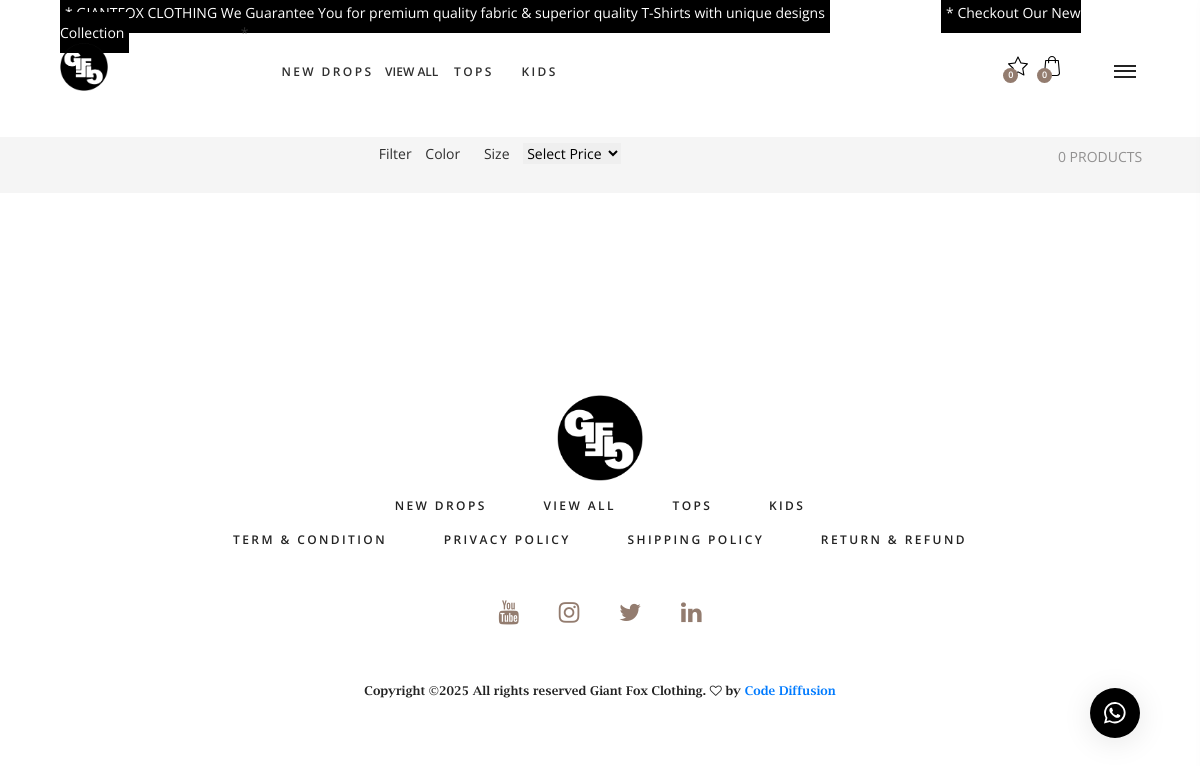
The page /application/index.php/filter/product_filter on the database its author committed.
### tables this page shows
CREATE TABLE IF NOT EXISTS `marquee` (
  `id` int(11) NOT NULL AUTO_INCREMENT,
  `name` text NOT NULL,
  `status` int(11) NOT NULL,
  `addeddate` datetime NOT NULL,
  `modifieddate` datetime NOT NULL,
  PRIMARY KEY (`id`)
);

CREATE TABLE IF NOT EXISTS `site_setting` (
  `id` int(11) NOT NULL AUTO_INCREMENT,
  `logo` text NOT NULL,
  `empty_img` text NOT NULL,
  `content` blob NOT NULL,
  `mobile` varchar(50) NOT NULL,
  `alt_mobile` varchar(50) NOT NULL,
  `email` varchar(100) NOT NULL,
  `alt_email` varchar(100) NOT NULL,
  `address` text NOT NULL,
  `facebook` text NOT NULL,
  `twitter` text NOT NULL,
  `instagram` text NOT NULL,
  `youtube` text NOT NULL,
  `linkdin` text NOT NULL,
  `map` text NOT NULL,
  `shipping` int(11) NOT NULL COMMENT '1=yes, 2=no',
  `amount` float NOT NULL,
  `other` varchar(50) NOT NULL,
  `express` varchar(50) NOT NULL,
  `cod_avali` int(11) NOT NULL COMMENT '1=yes, 2=no',
  `online_avali` int(11) NOT NULL COMMENT '1=yes, 2=no',
  `view_all` int(11) NOT NULL COMMENT '1=show,0=no',
  PRIMARY KEY (`id`)
);

CREATE TABLE IF NOT EXISTS `categories` (
  `id` int(11) NOT NULL AUTO_INCREMENT,
  `sort` int(11) NOT NULL,
  `image` text NOT NULL,
  `name` text NOT NULL,
  `slug` text NOT NULL,
  `status` int(11) NOT NULL,
  `addeddate` datetime NOT NULL,
  `modifieddate` datetime NOT NULL,
  PRIMARY KEY (`id`)
);

### application/application/controllers/Welcome.php (called while the page is built, shortened)
<?php
class Welcome extends CI_Controller {
	public function filter($cat_name='',$sub_cat_name='')
	{
		$data['cat_name'] = $cat_name;
		$data['sub_cat_name'] = $sub_cat_name;
		$this->load->view('filter',$data);
	}
}

### application/index.php (called while the page is built, shortened)
<?php
require_once BASEPATH.'core/CodeIgniter.php';

### application/application/models/Crud.php (called while the page is built, shortened)
<?php
class Crud extends CI_Model
{
	function selectDataByMultipleWhere($table,$where)
	{
		$this->db->where($where);
		$data=$this->db->get($table);
		return $data->result();
	}
	function fetchdatabyid($id,$table)
	{
		$this->db->where('id',$id);
		$data=$this->db->get($table);
		return $data->result();
	}
}

### application/application/views/filter.php (the view, shortened to what this page needs)
<?php
include('header.php'); ?>
<link rel="stylesheet" type="text/css" href="<?=base_url() ?>styles/categories.css">
<link rel="stylesheet" type="text/css" href="<?=base_url() ?>styles/categories_responsive.css">
         <div class="products" style="padding-bottom: 0;">
            <div class="container-fluid">
               <div class="row">
                <div class="filter-bar mt-3" style="display: flex;">
                    <div class="col-10">
                        <a class="btn1" >Filter</a>
                        <a class="filter-color color-hide-btn"  style="cursor: pointer;">Color</a>
                        <a class="filter-color size-hide-btn" style="cursor: pointer;">Size</a>
                        <select style="border: none;" class="select-box">
                            <option selected>Select Price</option>
                        </select>
                    </div>
                    <div class="col-2">
                        <p><span id="counts-no">0</span> PRODUCTS</p>
                    </div>
                </div>
                  <div class="col-12">
                  </div>
               </div>
            </div>
         </div>
<?php include('footer.php'); ?>

### application/application/views/header.php (shortened to what this page needs)
<?php
$sitesetting = $this->crud->fetchdatabyid('1','site_setting');
?>
<!DOCTYPE html>
<html lang="en">
   <head>
      <link rel="stylesheet" type="text/css" href="<?=base_url() ?>styles/bootstrap4/bootstrap.min.css">
      <link href="<?=base_url() ?>plugins/font-awesome-4.7.0/css/font-awesome.min.css" rel="stylesheet" type="text/css">
      <link rel="stylesheet" type="text/css" href="<?=base_url() ?>plugins/OwlCarousel2-2.2.1/owl.carousel.css">
      <link rel="stylesheet" type="text/css" href="<?=base_url() ?>plugins/OwlCarousel2-2.2.1/owl.theme.default.css">
      <link rel="stylesheet" type="text/css" href="<?=base_url() ?>plugins/OwlCarousel2-2.2.1/animate.css">
      <link href="<?=base_url() ?>plugins/colorbox/colorbox.css" rel="stylesheet" type="text/css">
      <link rel="stylesheet" type="text/css" href="<?=base_url() ?>styles/main_styles.css">
      <link rel="stylesheet" type="text/css" href="<?=base_url() ?>styles/responsive.css">
      <link rel='stylesheet' href='https://cdn.jsdelivr.net/npm/sweetalert2@7.12.15/dist/sweetalert2.min.css'></link>
      <link rel="stylesheet"type="text/css" href="<?=base_url() ?>css/toaster.css"/>
   </head>
   <body>
      <div class="super_container">
         <header class="header">
         <div class="marquee-class">
            <marquee>
               <?php
               $this->db->order_by('id desc');
               $marquee = $this->crud->selectDataByMultipleWhere('marquee',array('status'=>1,));
               foreach($marquee as $data)
                  { ?>
               <span style="margin-right: 10%;background: black;
    color: white;
    padding: 11px 5px;">* <?=$data->name ?></span>
            <?php } ?> *
            </marquee>
         </div>
            <div class="header_inner d-flex flex-row align-items-center justify-content-start">
               <div class="logo logo-desktop"><a href="<?=base_url() ?>">
               	<img src="<?=base_url() ?>media/uploads/site_setting/<?=$sitesetting[0]->logo ?>" class="img-fluid" >
               </a></div>
               <nav class="main_nav">
                  <ul>
                  <li class="dropdown" style="margin-right: 8px;"><a href="<?=base_url('new-drop') ?>">NEW DROPS</a></li>
                  <?php
                  if($sitesetting[0]->view_all==1)
                     { ?>
                  <li class="dropdown" ><a style="letter-spacing: unset;" href="<?=base_url('filter') ?>">VIEW ALL</a></li>
               <?php } ?>
                  <?php
                     $this->db->order_by('sort asc');
                     $categories = $this->crud->selectDataByMultipleWhere('categories',array('status'=>1,));
                     foreach($categories as $data)
                        {
                            $this->db->order_by('sort asc');
                           $subcat = $this->crud->selectDataByMultipleWhere('sub_categories',array('cat_id'=>$data->id,'status'=>1,));
                        ?>
                     <li class="dropdown">
                        <a href="#!" class="dropbtn"><?=$data->name ?></a>
                     </li>
                  <?php } ?>
                  </ul>
               </nav>
               <div class="header_content ml-auto shopping_cart">
                  <div class="shopping">
                     <a href="<?=base_url() ?>wishlist">
                     <div class="star">
                     <img src="<?=base_url() ?>images/star.svg" alt="">
                     <div class="star_num_container">
                     <div class="star_num_inner">
                     <div class="star_num"><?php
                                      $user_temp_session_id = temp_session_id();
                                      $this->db->where('temp_user_id',$user_temp_session_id);
                                       $query = $this->db->get('add_to_wishlist');
                                       echo $query->num_rows();
                                    ?></div>
                     </div>
                     </div>
                     </div>
                     </a>
                     <a class="cart_mm" href="<?=base_url() ?>cart">
                        <div class="cart cart-button">
                           <img src="<?=base_url() ?>images/shopping-bag.svg" alt>
                           <div class="cart_num_container">
                              <div class="cart_num_inner">
                                 <div class="cart_num ">
                                    <?php
                                      $user_temp_session_id = temp_session_id();
                                      $this->db->where('temp_user_id',$user_temp_session_id);
                                       $query = $this->db->get('add_to_temp_cart');
                                       echo $query->num_rows();
                                    ?>
                                 </div>
                              </div>
                           </div>
                        </div>
                     </a>
                  </div>
               </div>
               <div class="burger_container d-flex flex-column align-items-center justify-content-around menu_mm">
                  <div></div>
                  <div></div>
                  <div></div>
               </div>
            </div>
         </header>

### application/application/views/footer.php (shortened to what this page needs)
<?php
$sitesetting = $this->crud->fetchdatabyid('1','site_setting');
?>
         <footer class="footer">
            <div class="container">
               <div class="row">
                  <div class="col text-center">
                     <div class="footer_logo">
                        <a href="<?=base_url() ?>">
                           <img src="<?=base_url() ?>media/uploads/site_setting/<?=$sitesetting[0]->logo ?>" class="img-fluid" style="height: 86px;">
                        </a>
                     </div>
                     <nav class="footer_nav">
                        <ul>
                           <li><a href="<?=base_url('new-drop') ?>">NEW DROPS</a></li>
                           <?php
                           if($sitesetting[0]->view_all==1)
                              { ?>
                           <li><a href="<?=base_url('filter') ?>">View All</a></li>
                        <?php } ?>
                           <?php
                           $categories = $this->crud->selectDataByMultipleWhere('categories',array('status'=>1,));
                           foreach($categories as $data)
                              { ?>
                           <li><a href="<?=base_url('filter/'.$data->slug) ?>"><?=$data->name ?></a></li>
                           <?php } ?>
                        </ul>
                     </nav>
                     <nav class="footer_nav">
                        <ul>
                           <li><a href="<?=base_url('term-condition') ?>">TERM & CONDITION</a></li>
                           <li><a href="<?=base_url('privacy-policy') ?>">PRIVACY POLICY</a></li>
                           <li><a href="<?=base_url('shipping') ?>">SHIPPING POLICY</a></li>
                           <li><a href="<?=base_url('return-and-refund') ?>">RETURN & REFUND</a></li>
                        </ul>
                     </nav>
                     <div class="footer_social">
                        <ul>
                           <?php
                           if(!empty($sitesetting[0]->facebook))
                              { ?>
                           <li><a href="<?=$sitesetting[0]->facebook ?>"><i class="fa fa-facebook" aria-hidden="true"></i></a></li>
                        <?php } if(!empty($sitesetting[0]->youtube))
                        { ?>
                           <li><a href="<?=$sitesetting[0]->youtube ?>"><i class="fa fa-youtube" aria-hidden="true"></i></a></li>
                           <?php } if(!empty($sitesetting[0]->instagram))
                        { ?>
                           <li><a href="<?=$sitesetting[0]->instagram ?>"><i class="fa fa-instagram" aria-hidden="true"></i></a></li>
                           <?php } if(!empty($sitesetting[0]->twitter))
                        { ?>
                           <li><a href="<?=$sitesetting[0]->twitter ?>"><i class="fa fa-twitter" aria-hidden="true"></i></a></li>
                           <?php } if(!empty($sitesetting[0]->linkdin))
                        { ?>
                           <li><a href="<?=$sitesetting[0]->linkdin ?>"><i class="fa fa-linkedin" aria-hidden="true"></i></a></li>
                        <?php } ?>
                        </ul>
                     </div>
                     <div class="copyright">
                        Copyright &copy;<script>document.write(new Date().getFullYear());</script> All rights reserved <?=website_name ?>. <i class="fa fa-heart-o" aria-hidden="true"></i> by <a href="https://www.codediffusion.in/" target="_blank">Code Diffusion</a>
                     </div>
                  </div>
               </div>
            </div>
         </footer>
      </div>
      <a href="https://wa.me/919999117789" target="_blank" class="whats-app-number">
      </a>
   </body>
</html>

### application/styles/responsive.css (style rules this page uses)
@media only screen and (max-width: 1600px) { .shopping { padding-right: 50px; margin-left: 100px; } }
@media only screen and (max-width: 1440px) { .shopping { padding-right: 74px; margin-left: 60px; } }
@media only screen and (max-width: 1380px) { .main_nav { padding-left: 0px; } }
@media only screen and (max-width: 1380px) { .main_nav ul li { margin-right: 34px; } }

### application/styles/categories_responsive.css (style rules this page uses)
@media only screen and (max-width: 1600px) { .main_nav { padding-left: 100px; } }
@media only screen and (max-width: 1600px) { .shopping { padding-right: 100px; margin-left: 100px; } }
@media only screen and (max-width: 1440px) { .shopping { padding-right: 74px; margin-left: 60px; } }
@media only screen and (max-width: 1380px) { .main_nav { padding-left: 60px; } }
@media only screen and (max-width: 1380px) { .main_nav ul li { margin-right: 34px; } }

### application/application/views/header.php (style rules this page uses)
.logo img { width: 30%; }
.shopping_cart { left: -212px; top: 13px; }
.shopping { position: relative; top: -30px; left: 100%; }
@media only screen and (min-width: 767px) { .logo.logo-desktop { width: 15%!important; } }
.dropbtn { color: white; padding: 16px 12px; font-size: 16px; border: none; }
.dropdown { position: relative; display: inline-block; }
.main_nav ul li { display: inline-block; margin-right: 10px; }
.main_nav ul li { display: inline-block; margin-right: 0; }

### application/application/views/filter.php (style rules this page uses)
.main_nav ul li { display: inline-block; margin-right: 0px; }
.products { padding-top: 121px; }
@media only screen and (min-width: 1025px) { .shopping_cart { left: 0!important; top: 0!important; } }
@media only screen and (min-width: 1025px) { .shopping { position: relative; top: 0!important; left: 0%!important; } }
.filter-bar { width: 100%; background: whitesmoke; padding: 6px 0; }
.filter-color { margin: 0 10px; }
a.btn1 { margin-left: 47px; }
@media (max-width: 1200px) { .filter-bar { text-align: center; } }
@media (max-width: 1200px) { a.btn1 { margin-left: 0; } }

### application/application/views/footer.php (style rules this page uses)
.whats-app-number { width: 50px; height: 50px; border-radius: 50%; display: flex; align-items: center; justify-content: center; box-shadow: 0 4px 30px #0000001a; -webkit-backdrop-filter: blur(5.9px); backdrop-filter: blur(5.9px); background: rgba(0,0,0,1); position: fixed; top: 86%; right: 5%; z-index: 11; }

### rows shown on the page
marquee: name "GIANTFOX CLOTHING We Guarantee You for premium quality fabric & superior quality T-Shirts with unique designs"
marquee: name "Checkout Our New Collection"
site_setting: logo (picture)
categories: name "TOPS"
categories: name "KIDS"

### other values the page prints
$query->num_rows() "0"
website_name "Giant Fox Clothing"
